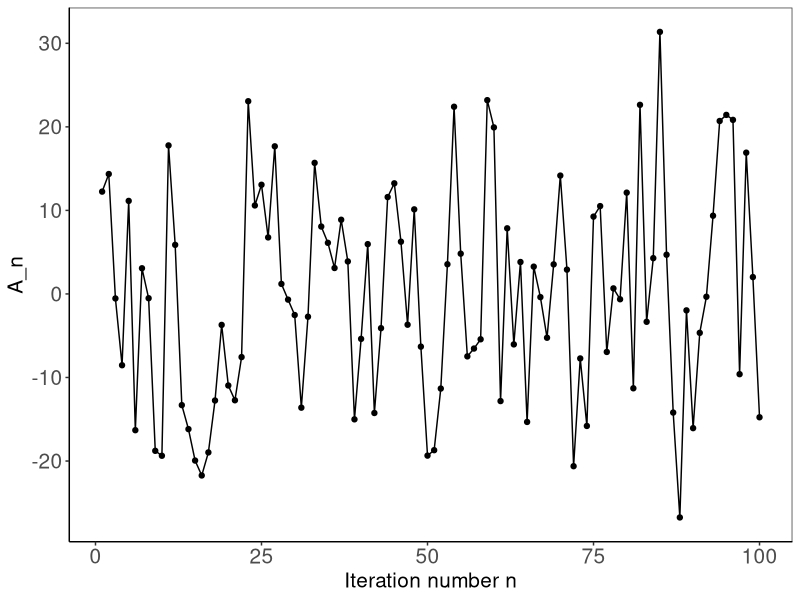

Generate this figure with R:
## ---- chunk 1
knitr::opts_chunk$set(echo = TRUE)
## ---- chunk 2
#Simulation function
Simulate<-function(N, nseq, alpha, st, sm)
{
  As<-matrix(NA, nrow=N, ncol=nseq)
  for(o in 1:nseq)
    {
      M=rnorm(N+2)
      T=rnorm(N+2)
      
      Z=st*T[1:(N+1)]-sm*M[2:(N+2)]+sm*M[1:(N+1)]
      AA=rep(0,N+2)
      for(I in 1:(N+1))
        {
          AA[I+1]<-(1-alpha)*AA[I]+Z[I]
        }
      As[,o]<-AA[3:(N+2)]
    }
  As
}

#Set parameter values for simulation  
set.seed(1234567)
outc<-as.data.frame(Simulate(N=100, nseq=1, alpha=0.5, st=10, sm=5))

outc$n<-c(1:dim(outc)[1])
names(outc)<-c("A_n", "n")

require(ggplot2)
ggplot(outc, aes(x=n, y=A_n)) +
  geom_point()+
  geom_line()+
  #scale_x_continuous(breaks=seq(from=1, to=n, by=4)+
  theme_bw() +
  guides(color=FALSE)+
  theme(axis.line = element_line(colour = "black"),
        panel.grid.major = element_blank(),
        panel.grid.minor = element_blank(),
        panel.background = element_blank(),
        strip.background = element_blank(),
        axis.text=element_text(size=15),
        axis.title=element_text(size=15))+
  ylab("A_n")+
  xlab("Iteration number n")
